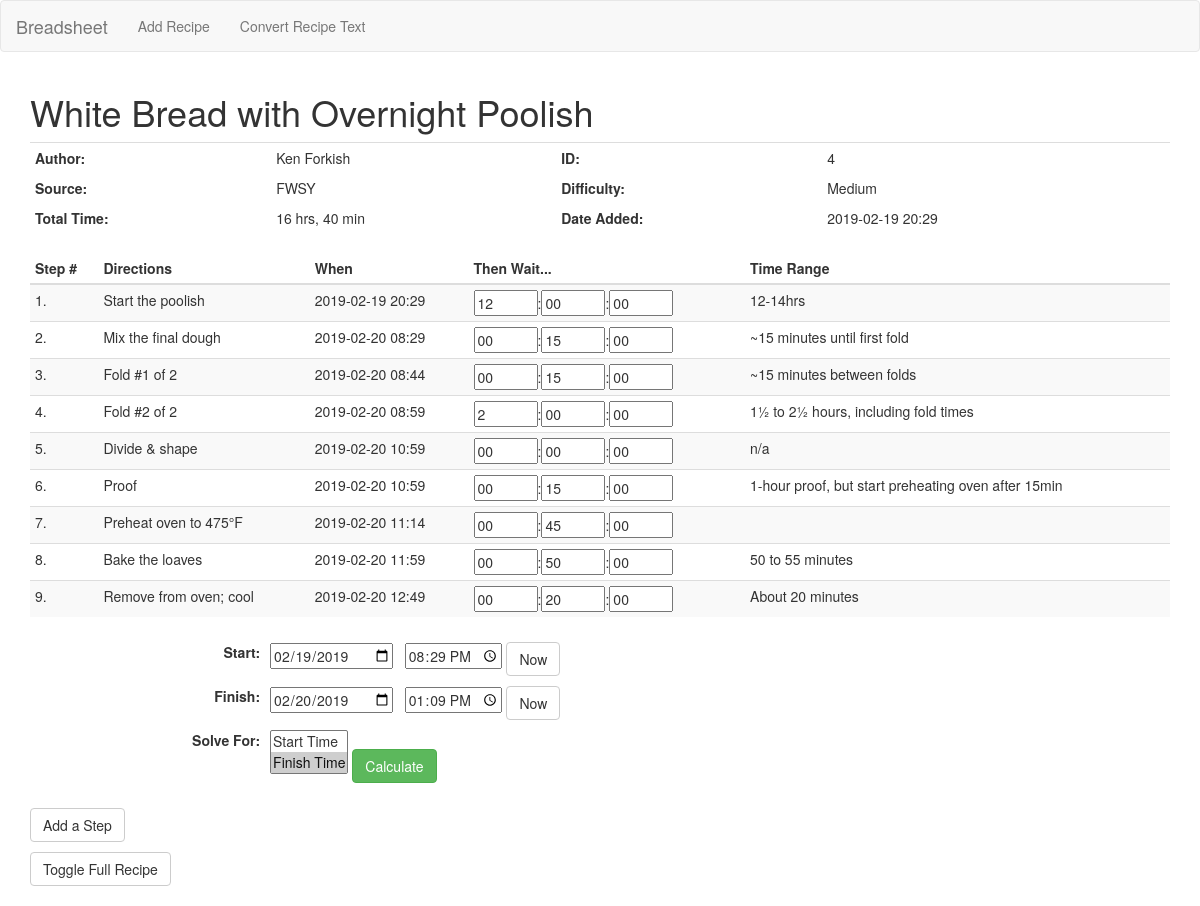
Screenshot of /recipe?id=4 with the database file from the repository.
### app/models.py (models this page shows, shortened)
class Recipe(db.Model):
    id = db.Column(db.Integer, primary_key=True)
    name = db.Column(db.String(128), index=True, unique=True, nullable=False)
    author = db.Column(db.String(64), index=True)
    source = db.Column(db.String(128), index=True)
    difficulty = db.Column(db.String(1), index=True)
    date_added = db.Column(db.DateTime, default=datetime.utcnow())
    start_time = db.Column(db.DateTime, default=datetime.utcnow())
    solve_for_start = db.Column(db.Integer, default=1)
    steps = db.relationship('Step', backref='recipe', lazy='dynamic')

class Difficulty(db.Model):
    id = db.Column(db.String(1), primary_key=True)
    text = db.Column(db.String(16))

class Step(db.Model):
    id = db.Column(db.Integer, primary_key=True)
    recipe_id = db.Column(db.Integer, db.ForeignKey('recipe.id'), nullable=False)
    number = db.Column(db.Integer, index=True)
    text = db.Column(db.String, index=True)
    then_wait = db.Column(db.Integer, default=0)
    wait_time_range = db.Column(db.String(64))

### app/main/routes.py (the view)
@bp.route('/Images')
@bp.route('/Resources')
@bp.route('/recipe', methods=['GET', 'POST'])
def recipe():
    sform = StepForm()
    recipe_id = request.args.get('id') or 1
    sform.recipe_id.data = recipe_id
    recipe = add_recipe_ui_fields(Recipe.query.filter_by(id=recipe_id).first())
    steps = set_when(Step.query.filter_by(recipe_id=recipe_id).order_by(Step.number).all(), recipe.start_time)
    twforms = create_tw_forms(steps)
    seform = create_start_finish_forms(recipe)
    if sform.validate_on_submit():
        then_wait = hms_to_seconds([sform.then_wait_h.data, sform.then_wait_m.data, sform.then_wait_s.data])
        id = db.engine.execute("SELECT max(id) FROM step").first()[0] + 1
        sdata = Step(id=id, recipe_id=recipe_id, number=sform.number.data, text=sform.text.data,
                     then_wait=then_wait, wait_time_range=sform.wait_time_range.data)
        db.session.add(sdata)
        db.session.commit()
        return redirect(url_for('main.recipe') + '?id={}'.format(recipe_id))
    elif request.method == 'GET':  # pre-populate the form with the recipe info and any existing steps
        max_step = Step.query.filter_by(recipe_id=recipe_id).order_by(Step.number.desc()).first()
        if max_step is None:
            sform.number.data = 1
        else:
            sform.number.data = max_step.number + 1
    return render_template('recipe.html', title=recipe.name, recipe=recipe, steps=steps, sform=sform,
                           seform=seform, twforms=twforms)

### app/main/forms.py (shortened to what this page needs)
class StepForm(FlaskForm):
    recipe_id = IntegerField('Recipe ID')
    number = IntegerField('Step #', id="addStep_number")
    text = TextAreaField('Directions', validators=[DataRequired(), Length(max=512)], id="addStep_directions",
                         render_kw={'autofocus': True})
    then_wait_h = IntegerField('Then Wait...', validators=[Optional(), NumberRange(min=0, max=999)],
                               id="addStep_then_wait_h", render_kw={'placeholder': 'h'})
    then_wait_m = IntegerField('Then Wait...', validators=[Optional(), NumberRange(min=0, max=999)],
                               id="addStep_then_wait_m", render_kw={'placeholder': 'm'})
    then_wait_s = IntegerField('Then Wait...', validators=[Optional(), NumberRange(min=0, max=999)],
                               id="addStep_then_wait_s", render_kw={'placeholder': 's'})
    wait_time_range = StringField('Time Range', id="addStep_time_range")
    submit = SubmitField('Add Step', render_kw={'class': 'btn btn-primary'})

class ThenWaitForm(FlaskForm):
    step_id = IntegerField('Step Number')
    then_wait_h = IntegerField('Then Wait...', validators=[NumberRange(min=0, max=999)], render_kw={'placeholder': 'h'})
    then_wait_m = IntegerField('Then Wait...', validators=[NumberRange(min=0, max=999)], render_kw={'placeholder': 'm'})
    then_wait_s = IntegerField('Then Wait...', validators=[NumberRange(min=0, max=999)], render_kw={'placeholder': 's'})

### app/main/routes.py (called while the page is built)
def seconds_to_hms(num):
    if num is None:
        return ''
    else:
        h = str(num // 3600)
        num %= 3600
        m = str(num // 60)
        num %= 60
        s = str(num)
        result = [h, m, s]
        i = 0
        while i <= 2:
            if result[i] == '0':
                result[i] = '00'
            """if len(result[i]) == 1:
                result[i] = '0' + result[i]"""
            i += 1
    return result

def difficulty_abbrev(abbrev, values):
    for v in values:
        if v.id == abbrev:
            return v.text
    return '--'

def dt_ui(dt):
    st = str(dt)
    return st[:st.find('.')-3]

def create_tw_forms(steps):
    twforms = []
    for s in steps:
        tw = ThenWaitForm()
        tw.step_id = s.id
        tw.then_wait_h.data = s.then_wait_ui[0]
        tw.then_wait_m.data = s.then_wait_ui[1]
        tw.then_wait_s.data = s.then_wait_ui[2]
        tw.then_wait = s.then_wait
        twforms.append(tw)
    return twforms

### app/templates/recipe.html
{% extends "base.html" %}
{% block breadapp_content %}
    <div class="container" id="recipe_div">
        <h1>{{ recipe.name }}</h1>
        <table id="recipe" class="table table-condensed">
                <tr id="recipe_row1">
                    <th><b>Author:</b></th>
                    <th>{{ recipe.author }}</th>
                    <th><b>ID:</b></th>
                    <th>{{ recipe.id }}</th>
                </tr>
            <tr id="recipe_row2">
                <td><b>Source:</b></td>
                <td>{{ recipe.source }}</td>
                <td><b>Difficulty:</b></td>
                <td>{{ recipe.difficulty_ui }}</td>
            </tr>
            <tr id="recipe_row3">
                <td id="recipe_row_bottom"><b>Total Time:</b></td>
                <td id="total_time">{{ recipe.total_time_ui }}</td>
                <td id="recipe_row_bottom"><b>Date Added:</b></td>
                <td id="recipe_row_bottom">{{ recipe.date_added_ui }}</td>
            </tr>
        </table>
    </div>
    {% include "steps.html" %}
    {% include "start_finish.html" %}
    {% include "add_step.html" %}
{% endblock %}

### app/templates/steps.html (shortened to what this page needs)
<div class="container" id="steps_div">
    <table id="steps_list" class="table table-condensed table-striped">
        <thead>
            <th>Step #</th>
            <th>Directions</th>
            <th>When</th>
            <th>Then Wait...</th>
            <th>Time Range</th>
        </thead>
        {% for step in steps %}
            <tr id="step_row{{ step.id }}">
                <td id="step_number{{ step.id }}">{{ step.number }}.</td>
                <td>{{ step.text }}</td>
                <td id="step_when{{ step.id }}">{{ step.when }}</td>
                <td id="step_wait{{ step.id }}">
                    {% for tw in twforms %}
                        {% if tw.step_id == step.id %}
                        {{ tw.then_wait_h(size=2, id="then_wait_h{}".format(step.id)) }}:{{
                            tw.then_wait_m(size=2, id="then_wait_m{}".format(step.id)) }}:{{
                            tw.then_wait_s(size=2, id="then_wait_s{}".format(step.id)) }}
                        {% endif %}
                    {% endfor %}
                </td>
                <td>{{ step.wait_time_range }}</td>
            </tr>
        {% endfor %}
    </table>
</div>

### app/templates/start_finish.html (shortened to what this page needs)
<div class="container" id="start_finish_div">
    <table id="start_finish" class="table table-condensed">
        <tr id="summary_start_row">
            <th>Start:</th>
            <td>
                <div id="start_time_controls">
                    {{ seform.start_date }} &nbsp; {{ seform.start_time }}
                    <button onclick="setNow('start')" id="start_now" class="btn btn-default">Now</button>
                </div>
            </td>
        </tr>
        <tr id="summary_finish_row">
            <th>Finish:</th>
            <td>
                <div id="finish_time_controls">
                    {{ seform.finish_date }} &nbsp; {{ seform.finish_time }}
                    <button onclick="setNow('finish')" id="finish_now" class="btn btn-default">Now</button>
                </div>
            </td>
        </tr>
        <tr>
            <th>{{ seform.solve_for_start.label }}:</th>
            <td>
                {{ seform.solve_for_start(size=2) }}
                <button id="calculate" onclick="calcTime()" class="btn btn-success">Calculate</button>
            </td>
        </tr>
    </table>
</div>

### rows the page displays
Recipe: name "White Bread with Overnight Poolish", author "Ken Forkish", id "4", source "FWSY", start_time "20:29", solve_for_start "Start Time / Finish Time ☑"
Difficulty: difficulty_ui "Medium"
Step: number "1", text "Start the poolish", when "2019-02-19 20:29", then_wait_h "12", then_wait_m "00", then_wait_s "00", wait_time_range "12-14hrs"
Step: number "2", text "Mix the final dough", when "2019-02-20 08:29", then_wait_h "00", then_wait_m "15", then_wait_s "00", wait_time_range "~15 minutes until first fold"
Step: number "3", text "Fold #1 of 2", when "2019-02-20 08:44", then_wait_h "00", then_wait_m "15", then_wait_s "00", wait_time_range "~15 minutes between folds"
Step: number "4", text "Fold #2 of 2", when "2019-02-20 08:59", then_wait_h "2", then_wait_m "00", then_wait_s "00", wait_time_range "1½ to 2½ hours, including fold times"
Step: number "5", text "Divide & shape", when "2019-02-20 10:59", then_wait_h "00", then_wait_m "00", then_wait_s "00", wait_time_range "n/a"
Step: number "6", text "Proof", when "2019-02-20 10:59", then_wait_h "00", then_wait_m "15", then_wait_s "00", wait_time_range "1-hour proof, but start preheating oven after 15min"
Step: number "7", text "Preheat oven to 475°F", when "2019-02-20 11:14", then_wait_h "00", then_wait_m "45", then_wait_s "00"
Step: number "8", text "Bake the loaves", when "2019-02-20 11:59", then_wait_h "00", then_wait_m "50", then_wait_s "00", wait_time_range "50 to 55 minutes"
Step: number "9", text "Remove from oven; cool", when "2019-02-20 12:49", then_wait_h "00", then_wait_m "20", then_wait_s "00", wait_time_range "About 20 minutes"

### other values shown
{{ recipe.total_time_ui }} "16 hrs, 40 min"
{{ recipe.date_added_ui }} "2019-02-19 20:29"
{{ seform.solve_for_start.label }} "Solve For"
